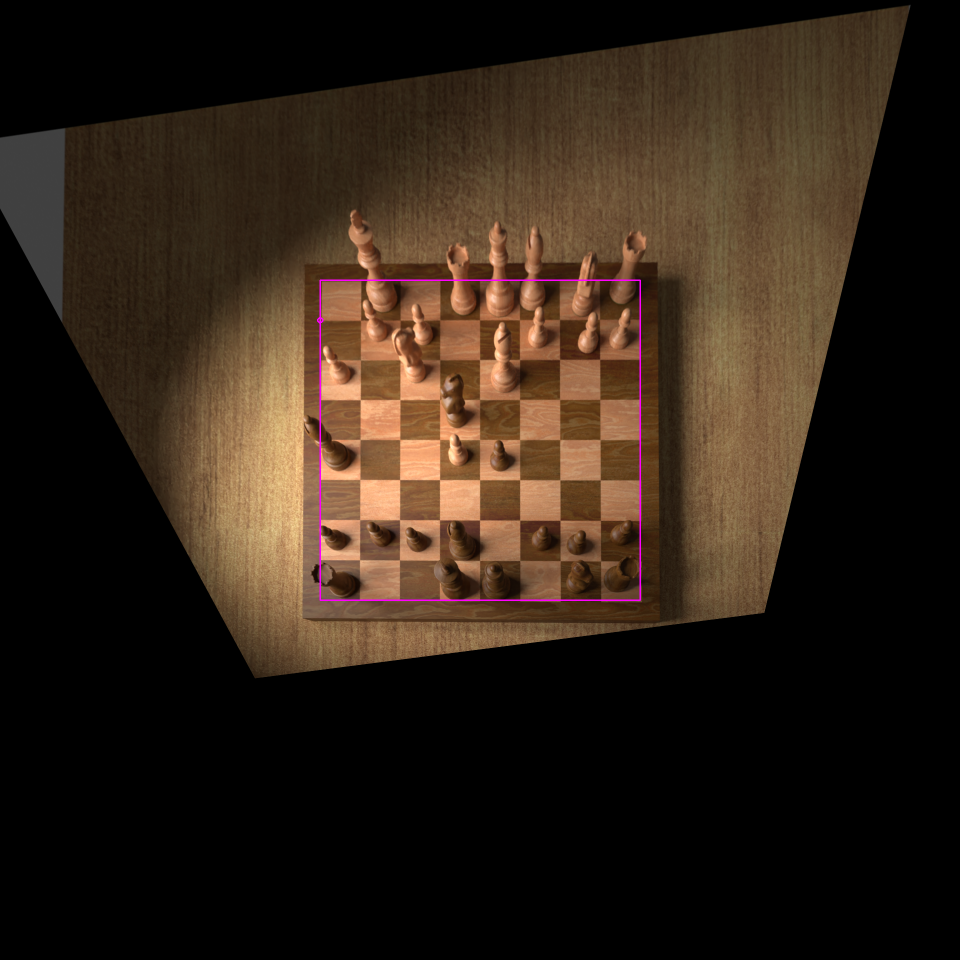
#> input picture houghLines/board/0000.png, 1920 x 1920 px, given in place of 76ed2def75c358f3_jpg.rf.06d058407b83ba70ad2e41656d9d2195.jpg, which was not available (shown at 1/2 size)
$ python label3.py
#> lines starting #> are read from the running program, lines starting #| are printed output that depends on the picture; after the words box and inside, x2 and y2 are one past the last pixel; in counts of white or black regions, pixels touching at a corner belong together; pictures that were not available may be replaced by others from this repository, and a replacement may not be noted
import json
import glob
import os
import cv2
import numpy as np
import copy
import sys
import chess
import chess.svg
dest=[[0,0],[640,0],[640,640],[0,640]]
FENNotation={
    "white-king":"K",
    "black-king":"k",
    "white-queen":"Q",
    "black-queen":"q",
    "white-rook":"R",
    "black-rook":"r",
    "white-bishop":"B",
    "black-bishop":"b",
    "white-knight":"N",
    "black-knight":"n",
    "white-pawn":"P",
    "black-pawn":"p"

}

def generateChessBoardImage(board,name):
    chessBoard = chess.Board(fen=None)
    for i in range(8):
        for j in range(8):
            if board[i][j]=='':
                continue
            chessBoard.set_piece_at(square=chess.square(j,7-i),piece=chess.Piece.from_symbol(FENNotation[board[i][j]]))
    chessBoardImage=chess.svg.board(board=chessBoard)
    with open(os.path.join('boards',name+'.svg'),'w') as f:
        f.write(chessBoardImage)
# [31 lines left out: function getChessBoardCoordinates, not called in this run]
with open('train/_annotations.createml.json') as f:
#> (reads train/_annotations.createml.json from the repository)
    labels = json.load(f)

newLabels=[]
for i,label in enumerate(labels):

    file = label["image"]
    fileName= os.path.join("train",file)
    image=cv2.imread(fileName)
#> image is the input picture: shape (1920, 1920, 3); mean B, G, R 22.8, 33.9, 46.9
    #boardCoordinates = getChessBoardCoordinates(image)
    boardCoordinates=[[ 355, 112 ],[1576, 118 ], [  1868, 1206 ], [184, 1228]]
    matrix = np.array( cv2.getPerspectiveTransform(np.array(boardCoordinates, dtype=np.float32),np.array(dest, dtype=np.float32)))
    warpedImage = cv2.warpPerspective(image,matrix,(image.shape[1],image.shape[0]))
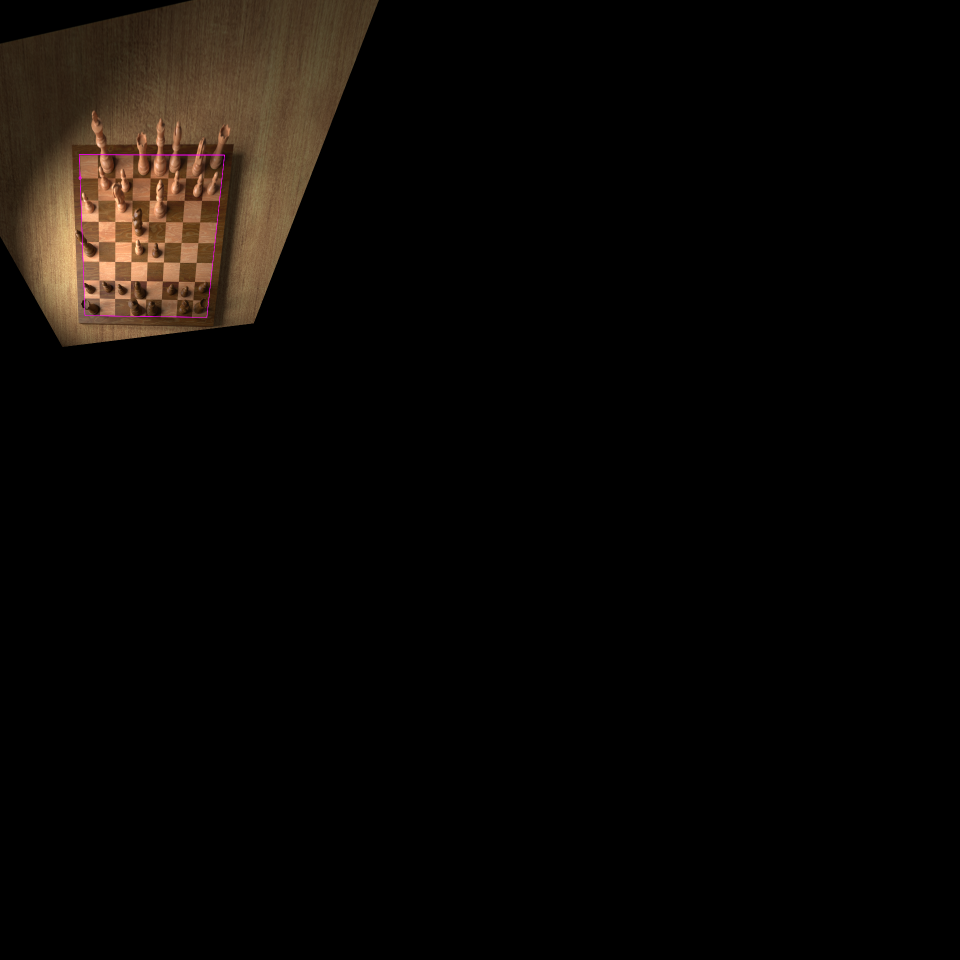
#> warpedImage: shape (1920, 1920, 3) (shown at 1/2 size); mean B, G, R 5.2, 7.8, 10.8

    newLabel = {"boardCoordinates":boardCoordinates,"board":[['']*8 for i in range(8)]}
    for annotation in label["annotations"]:
        coordinates=annotation["coordinates"]

        x = int(coordinates["x"])
        y = int(coordinates["y"])
        width = coordinates["width"]
        height = coordinates["height"]
        pieceCoordinates = np.array([x,y+height*0.9/2,1])

        warpedPieceCoordinates = matrix @ pieceCoordinates
        warpedPieceCoordinates /= warpedPieceCoordinates[2]

        cv2.circle(warpedImage,(int(warpedPieceCoordinates[0]),int(warpedPieceCoordinates[1])),10,(0,1,255),3)
        fileName = os.path.join('result',str(i)+".png")

        newLabel['board'][int(warpedPieceCoordinates[1]/80)][int(warpedPieceCoordinates[0]/80)]=annotation['label']
        cv2.putText(warpedImage,annotation['label'],(int(warpedPieceCoordinates[0]/80)*80+40,int(warpedPieceCoordinates[1]/80)*80+40),cv2.FONT_HERSHEY_COMPLEX,0.3,(0,255,255))
#> warpedImage: shape (1920, 1920, 3); 0.01% of pixels changed, all inside (x1, y1, x2, y2) = (266, 514, 337, 553)
#> after the loop, newLabel = 2 items
    cv2.imwrite(os.path.join('rectified',str(i)+".png"),warpedImage[0:650,0:650])
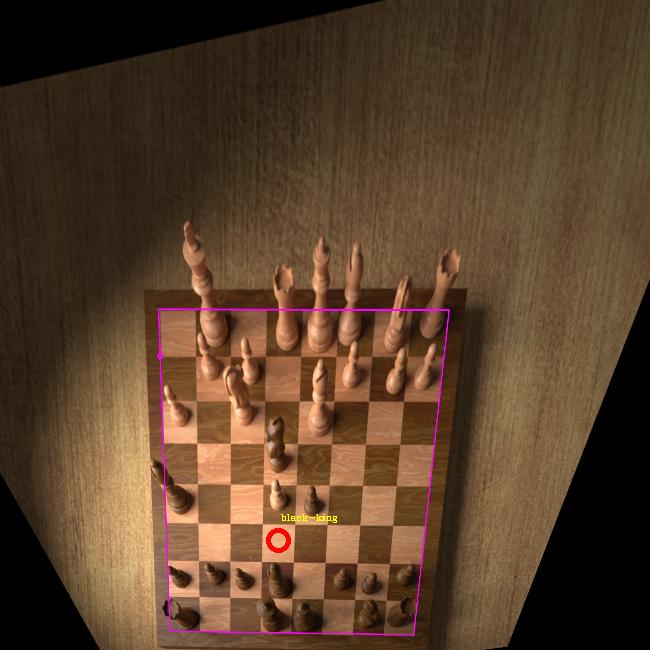
#> saved as 0.png: shape (650, 650, 3); mean B, G, R 42.5, 63.9, 89
    newLabels.append(newLabel)

    with open(os.path.join('label','label.json'),'w') as f:
        json.dump(newLabels,f,indent=2)
    generateChessBoardImage(newLabel['board'],str(i))
#> (the call stopped at in generateChessBoardImage, `chessBoard = chess.Board(fen=None)`: chess is not available in this run)
#> pass 2 of the loop `for i,label in enumerate(labels):`:
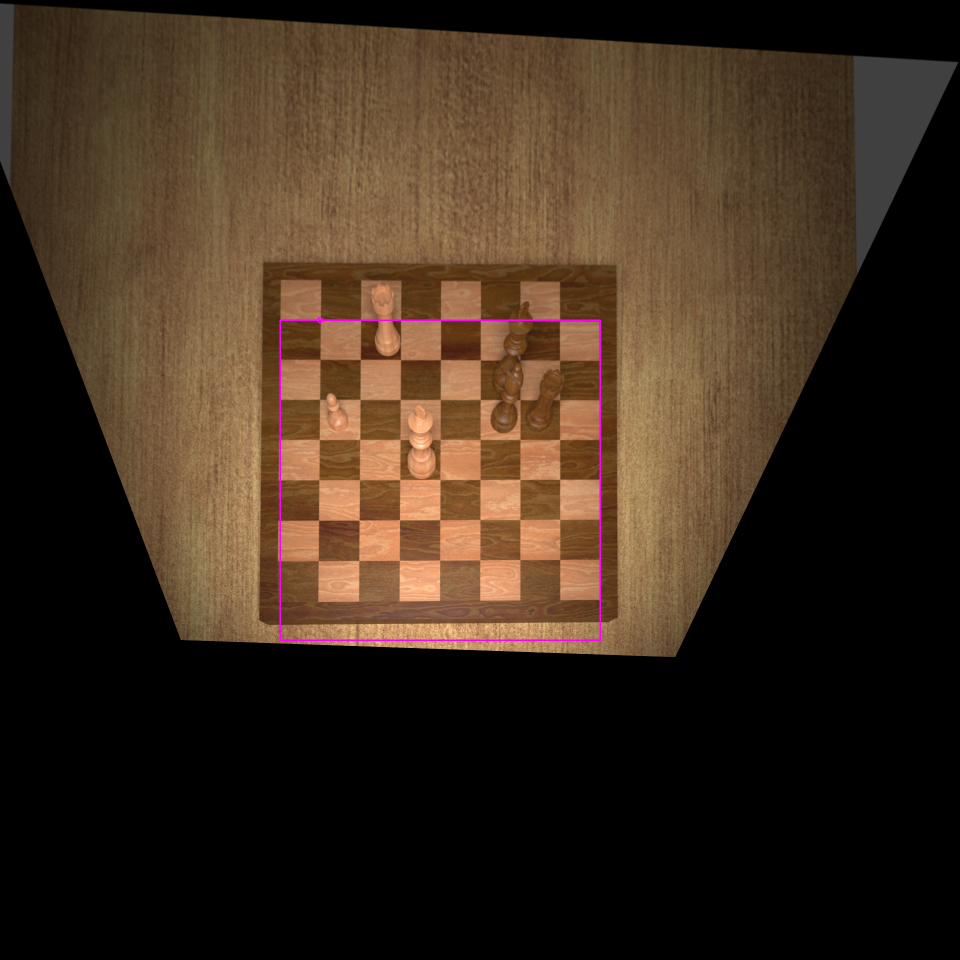
#> input picture houghLines/board/0002.png, 1920 x 1920 px, given in place of 13796f3f627993ef_jpg.rf.0a8e65da4f29d2a28325d3f020988eaf.jpg, which was not available (shown at 1/2 size)
#> image is the input picture: shape (1920, 1920, 3); mean B, G, R 29.3, 43.8, 59.8
#> matrix = [[0.53, 0.0813, -197.4], [-0.00403, 0.82, -90.46], [-1.84e-05, 0.000354, 1]]
#> `warpedImage = cv2.warpPerspective(image,matrix,(image.shape[1],image.s..`:
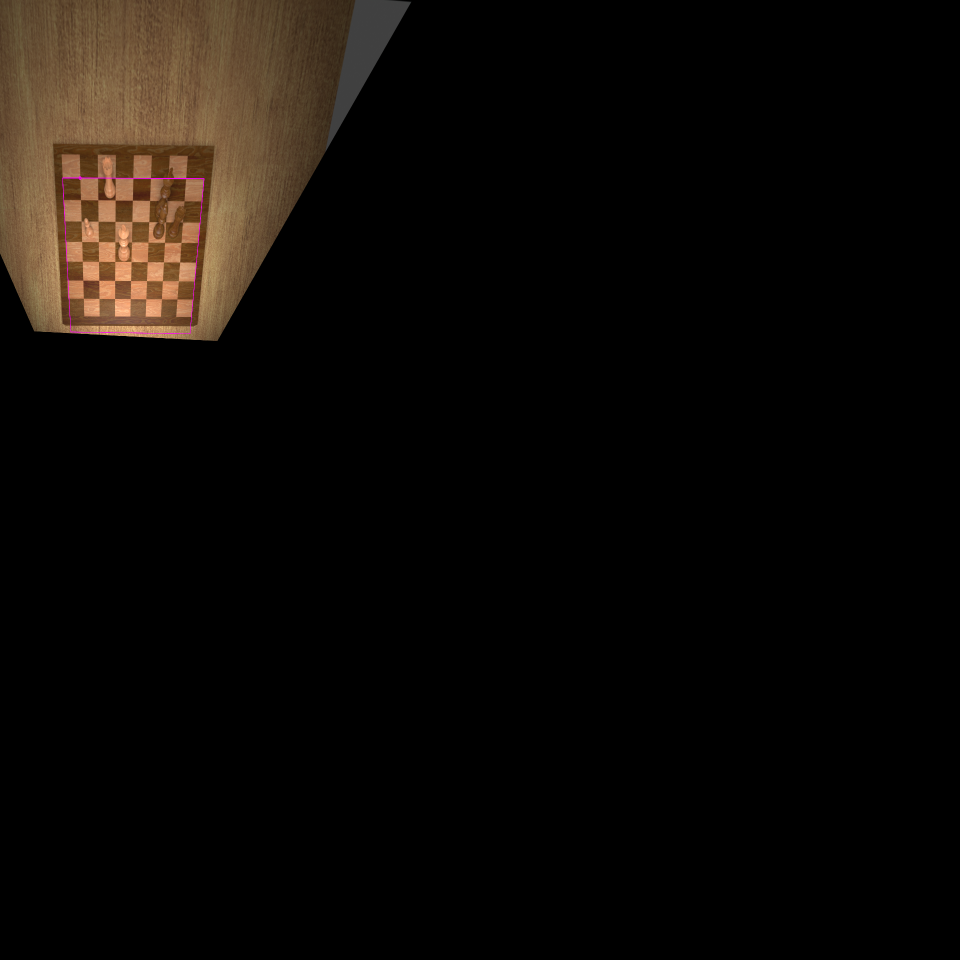
#> warpedImage: shape (1920, 1920, 3) (shown at 1/2 size); mean B, G, R 6.7, 10, 13.5
#> the loop `for annotation in label["annotations"]:` made 1 pass
#> warpedPieceCoordinates on pass 1: [435.7, 462.6, 1]
#> `cv2.imwrite(os.path.join('rectified',str(i)+".png"),warpedImage[0:650,..`:
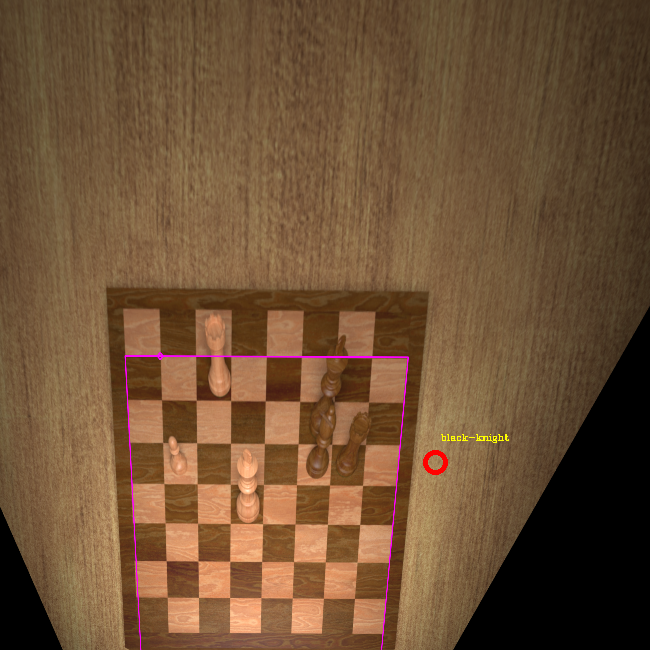
#> saved as 1.png: shape (650, 650, 3); mean B, G, R 53.2, 80.9, 110.7
#> (the run stopped early here; a loop or call above may not have finished)
